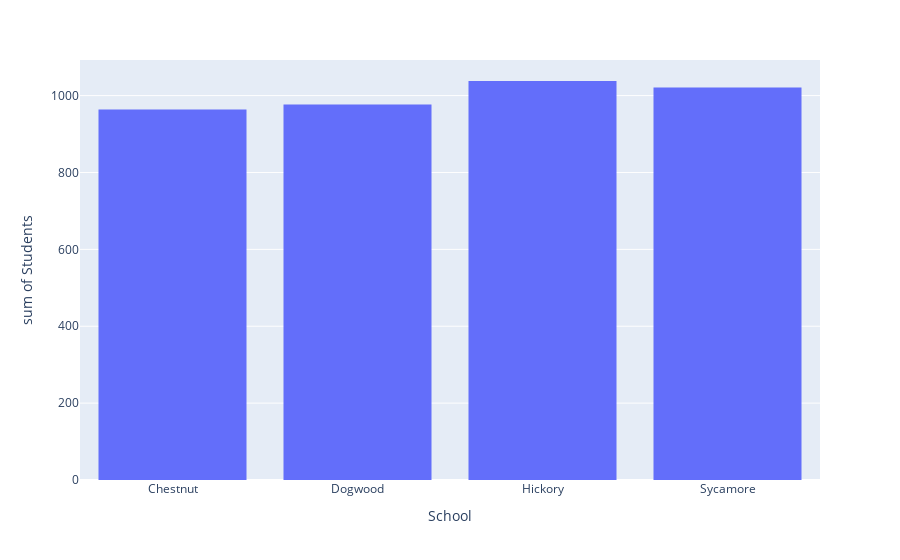

Notebook cell for this chart:
### Markdown cell above
# Creating Bar Graphs

df_school_grade_pivot shows enrollment data by both school and grade. In order to determine our schoolwide enrollment counts, we can use Plotly Express's [histogram()](https://plotly.com/python/histograms/) function to sum up all enrollment totals at each school. 

In the following line of code, the first argument (df_school_grade_pivot) is our data source, and the 'x' and 'y' arguments are both columns within that DataFrame.

### Code cell
px.histogram(df_school_grade_pivot, x = 'School', y = 'Students')
# The following line, which passes just two arguments 
# (one Pandas Series for 'x' and another for 'y'), 
# would produce an equivalent chart:
# px.histogram(x = df_school_grade_pivot['School'], y = df_school_grade_pivot['Students'])

### Figure 1 — Plotly figure (JSON) as saved in the notebook; plotly's stock layout.template omitted (floating-point values rounded to 4 significant figures)
{"data": [{"alignmentgroup": "True", "bingroup": "x", "histfunc": "sum", "hovertemplate": "School=%{x}<br>sum of Students=%{y}<extra></extra>", "legendgroup": "", "marker": {"color": "#636efa", "pattern": {"shape": ""}}, "name": "", "offsetgroup": "", "orientation": "v", "showlegend": false, "type": "histogram", "x": ["Chestnut", "Chestnut", "Chestnut", "Chestnut", "Chestnut", "Chestnut", "Chestnut", "Chestnut", "Chestnut", "Chestnut", "Chestnut", "Chestnut", "Chestnut", "Dogwood", "Dogwood", "Dogwood", "Dogwood", "Dogwood", "Dogwood", "Dogwood", "Dogwood", "Dogwood", "Dogwood", "Dogwood", "Dogwood", "Dogwood", "Hickory", "Hickory", "Hickory", "Hickory", "Hickory", "Hickory", "Hickory", "Hickory", "Hickory", "Hickory", "Hickory", "Hickory", "Hickory", "Sycamore", "Sycamore", "Sycamore", "Sycamore", "Sycamore", "Sycamore", "Sycamore", "Sycamore", "Sycamore", "Sycamore", "Sycamore", "Sycamore", "Sycamore"], "xaxis": "x", "y": [90, 71, 76, 61, 85, 66, 74, 65, 75, 77, 79, 75, 70, 93, 56, 75, 79, 74, 89, 70, 68, 75, 63, 90, 70, 75, 74, 84, 93, 71, 78, 78, 79, 93, 87, 84, 82, 65, 70, 72, 85, 80, 97, 89, 73, 70, 72, 68, 71, 86, 75, 83], "yaxis": "y"}], "layout": {"autosize": true, "barmode": "relative", "legend": {"tracegroupgap": 0}, "margin": {"t": 60}, "xaxis": {"anchor": "y", "autorange": true, "domain": [0, 1], "range": [-0.5, 3.5], "title": {"text": "School"}, "type": "category"}, "yaxis": {"anchor": "x", "autorange": true, "domain": [0, 1], "range": [0, 1093.0], "title": {"text": "sum of Students"}, "type": "linear"}}}
